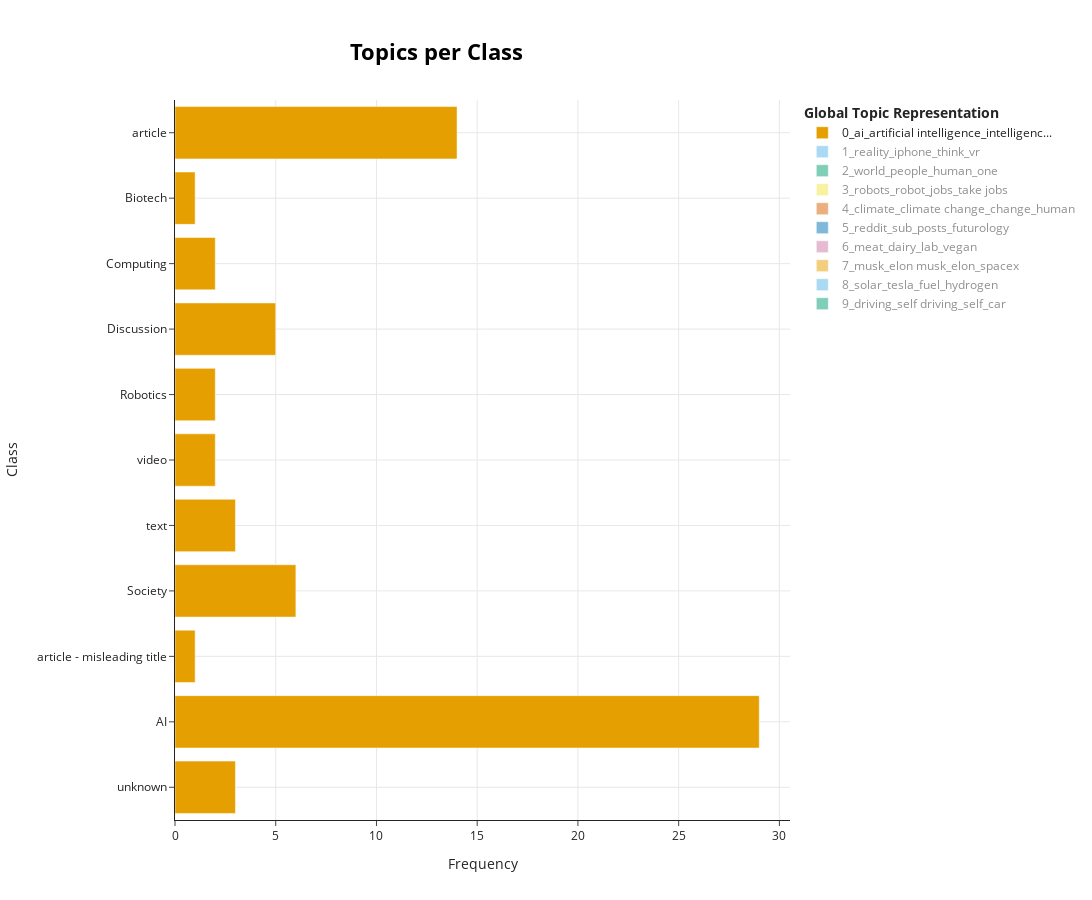

The code cell stored with this chart in its notebook:
### Code cell
topic_model.visualize_topics_per_class(topics_per_class)

### Figure 1 — Plotly figure (JSON) as saved in the notebook; plotly's stock layout.template omitted (floating-point values rounded to 4 significant figures)
{"data": [{"hoverinfo": "text", "hovertext": ["<b>Topic 0</b><br>Words: so obvious, everyone listen, happens artificial, troubled, troubled people", "<b>Topic 0</b><br>Words: artificial intelligence, artificial, ai, intelligence, algorithms", "<b>Topic 0</b><br>Words: human limitations, unlock human, google ai, future unlock, ai outperforming", "<b>Topic 0</b><br>Words: ai, be, future, be end, techno racism", "<b>Topic 0</b><br>Words: ai, intelligence, analytical, artificial intelligence, human", "<b>Topic 0</b><br>Words: peoples, ai, simulate peoples, unable see, becoming norm", "<b>Topic 0</b><br>Words: ai, enough scale, scaling, equipped ai, equipped", "<b>Topic 0</b><br>Words: ai, intelligence, smarter, artificial intelligence, tasks", "<b>Topic 0</b><br>Words: clip, https, ai, watching, related", "<b>Topic 0</b><br>Words: affected racial, health care, millions black, people affected, care algorithms", "<b>Topic 0</b><br>Words: intelligence, artificial intelligence, artificial, ai, them"], "marker": {"color": "#E69F00"}, "name": "0_ai_artificial intelligence_intelligenc...", "orientation": "h", "type": "bar", "visible": true, "x": [3, 29, 1, 6, 3, 2, 2, 5, 2, 1, 14], "y": ["unknown", "AI", "article - misleading title", "Society", "text", "video", "Robotics", "Discussion", "Computing", "Biotech", "article"]}, {"hoverinfo": "text", "hovertext": ["<b>Topic 1</b><br>Words: fi movie, technology, movie, sci, sci fi", "<b>Topic 1</b><br>Words: engineers are, real space, creating real, space elevator, are creating", "<b>Topic 1</b><br>Words: assistant, assist first, dead relatives, intelligence gaming, speak dead", "<b>Topic 1</b><br>Words: silicon valley, silicon, valley, coming, progress", "<b>Topic 1</b><br>Words: iphone, google, reality, apple, becoming", "<b>Topic 1</b><br>Words: cables, huge cables, got partners, commercialisation is, think cables", "<b>Topic 1</b><br>Words: phonebloks, upgradable, phone, seen phonebloks, totally upgradable", "<b>Topic 1</b><br>Words: vr, think, phones, phone, thing", "<b>Topic 1</b><br>Words: tv, tv channels, channels, apple, vr", "<b>Topic 1</b><br>Words: valley quest, forever benefit, quest live, quest, humanity whole", "<b>Topic 1</b><br>Words: reality, virtual reality, virtual, less, depressing"], "marker": {"color": "#56B4E9"}, "name": "1_reality_iphone_think_vr", "orientation": "h", "type": "bar", "visible": "legendonly", "x": [6, 1, 3, 5, 6, 2, 5, 8, 8, 1, 6], "y": ["unknown", "Space", "AI", "Society", "text", "Energy", "video", "Discussion", "Computing", "Biotech", "article"]}, {"hoverinfo": "text", "hovertext": ["<b>Topic 2</b><br>Words: cities, world, economic, output, countries", "<b>Topic 2</b><br>Words: western, scientific, technological advancement, fermi, fermi paradox", "<b>Topic 2</b><br>Words: people, world, tech, civilization, poor", "<b>Topic 2</b><br>Words: people, robots, ubi, elysium, fuck", "<b>Topic 2</b><br>Words: world, people, human, one, never", "<b>Topic 2</b><br>Words: trees, cabinets idea, agriculture carbon, speeds excess, mph idea", "<b>Topic 2</b><br>Words: world, russia, people, cities, soviet", "<b>Topic 2</b><br>Words: people, probably, poor, decent, iq"], "marker": {"color": "#009E73"}, "name": "2_world_people_human_one", "orientation": "h", "type": "bar", "visible": "legendonly", "x": [3, 1, 8, 1, 24, 1, 8, 2], "y": ["unknown", "Space", "Society", "text (elysium spoilers)", "text", "Environment", "Discussion", "Economics"]}, {"hoverinfo": "text", "hovertext": ["<b>Topic 3</b><br>Words: robot, jobs, robots, anarcho capitalisms, new robot", "<b>Topic 3</b><br>Words: jobs create, ai take, new ones, create new, take jobs", "<b>Topic 3</b><br>Words: robots, automation, are, jobs, killer", "<b>Topic 3</b><br>Words: robots, hear, basic income, jobs, basic", "<b>Topic 3</b><br>Words: kuka, robot, man, machine, timoboll", "<b>Topic 3</b><br>Words: all jobs, robots will, don believe, say don, eat all", "<b>Topic 3</b><br>Words: robot, robots, jobs, wage, minimum wage", "<b>Topic 3</b><br>Words: asimov, harm, robots, robot, first", "<b>Topic 3</b><br>Words: discussion aware, top comments, say theory, encourage, encourage informed", "<b>Topic 3</b><br>Words: robots, robot, jobs, take jobs, take"], "marker": {"color": "#F0E442"}, "name": "3_robots_robot_jobs_take jobs", "orientation": "h", "type": "bar", "visible": "legendonly", "x": [5, 1, 4, 1, 4, 1, 13, 1, 1, 14], "y": ["unknown", "AI", "Society", "text", "video", "blog", "Robotics", "Discussion", "meta", "article"]}, {"hoverinfo": "text", "hovertext": ["<b>Topic 4</b><br>Words: climate, human, increasingly, computers, personality", "<b>Topic 4</b><br>Words: year, faster, occured, spent earth, budget", "<b>Topic 4</b><br>Words: climate, earth into, climate getting, bothered climate, policies could", "<b>Topic 4</b><br>Words: climate, goals economic, denial, even gold, meet paris", "<b>Topic 4</b><br>Words: venus project, is venus, venus, project, is", "<b>Topic 4</b><br>Words: climate, climate change, change, global, soil", "<b>Topic 4</b><br>Words: climate, https, https www, www, com", "<b>Topic 4</b><br>Words: capitalism have, got stomach, have got, requires end, end capitalism", "<b>Topic 4</b><br>Words: looming issues, civilisation, think civilisation, issues climate, civilisation survive", "<b>Topic 4</b><br>Words: trump looks, looks disaster, disaster planet, way donald, disaster"], "marker": {"color": "#D55E00"}, "name": "4_climate_climate change_change_human", "orientation": "h", "type": "bar", "visible": "legendonly", "x": [3, 1, 2, 2, 1, 17, 5, 1, 1, 1], "y": ["unknown", "other", "Society", "Energy", "video", "Environment", "Discussion", "Economics", "Rule 2 - Future focus", "article"]}, {"hoverinfo": "text", "hovertext": ["<b>Topic 5</b><br>Words: not ok, is not, opinion is, ok, opinion", "<b>Topic 5</b><br>Words: black, nuanced black, consistently thought, provoking, subscribe explores", "<b>Topic 5</b><br>Words: reddit, sub, future, community, posts", "<b>Topic 5</b><br>Words: are true, true yet, facts are, buzzfeed facts, buzzfeed", "<b>Topic 5</b><br>Words: around anywhere, earth largest, largest subreddit, subreddit apply, game earth", "<b>Topic 5</b><br>Words: sub, reddit, posts, https, ideas", "<b>Topic 5</b><br>Words: futurology, sub, posts, subreddits, flairs", "<b>Topic 5</b><br>Words: journal, aal, ideas aal, most erudite, new journal"], "marker": {"color": "#0072B2"}, "name": "5_reddit_sub_posts_futurology", "orientation": "h", "type": "bar", "visible": "legendonly", "x": [1, 2, 12, 1, 1, 11, 5, 1], "y": ["AI", "Society", "text", "video", "Environment", "Discussion", "meta", "article"]}, {"hoverinfo": "text", "hovertext": ["<b>Topic 6</b><br>Words: food packaging, future food, packaging, food, future", "<b>Topic 6</b><br>Words: top chef, veganism, add water, necessary change, just add", "<b>Topic 6</b><br>Words: meat, dairy, obsolete, vegan, animal", "<b>Topic 6</b><br>Words: cost lab, grown burger, burger patty, drops, patty", "<b>Topic 6</b><br>Words: world went, future vegan, says future, went vegetarian, trek says", "<b>Topic 6</b><br>Words: vertical farms, let make, do make, make clear, farms do", "<b>Topic 6</b><br>Words: meat, dairy, planet, are, lab", "<b>Topic 6</b><br>Words: meat, filet, daily update, grow cattle, next meat", "<b>Topic 6</b><br>Words: meat, milk, grown meat, lab grown, lab", "<b>Topic 6</b><br>Words: camp, tongues tool, using invisible, sugar foods, sugar"], "marker": {"color": "#CC79A7"}, "name": "6_meat_dairy_lab_vegan", "orientation": "h", "type": "bar", "visible": "legendonly", "x": [1, 2, 7, 1, 2, 1, 7, 3, 5, 1], "y": ["image", "unknown", "Society", "article - sensationalism", "video", "blog", "Environment", "Discussion", "Biotech", "article"]}, {"hoverinfo": "text", "hovertext": ["<b>Topic 7</b><br>Words: musk, elon musk, elon, spacex, is", "<b>Topic 7</b><br>Words: elon musk, musk, elon, spacex, spacex starship", "<b>Topic 7</b><br>Words: musk, elon musk, elon, security, musk openai", "<b>Topic 7</b><br>Words: elon musk, elon, musk, journalism, kara swisher", "<b>Topic 7</b><br>Words: musk, elon musk, elon, trump, rico", "<b>Topic 7</b><br>Words: rocket race, beats elon, spacex reusable, bezos beats, reusable", "<b>Topic 7</b><br>Words: elon musk, elon, musk, slam, cold hard", "<b>Topic 7</b><br>Words: invented bitcoin, now linked, mystery who, linked mystery, who invented", "<b>Topic 7</b><br>Words: musk, elon musk, elon, hyperloop, delete humans"], "marker": {"color": "#E69F00"}, "name": "7_musk_elon musk_elon_spacex", "orientation": "h", "type": "bar", "visible": "legendonly", "x": [10, 6, 4, 2, 1, 1, 2, 1, 3], "y": ["unknown", "Space", "AI", "Society", "Discussion", "MISLEADING TITLE", "Transport", "Economics", "article"]}, {"hoverinfo": "text", "hovertext": ["<b>Topic 8</b><br>Words: eugenicist, eugenicist eliminating, nikola tesla, nikola, eliminating undesirables", "<b>Topic 8</b><br>Words: powered cars, forget evs, are here, evs solar, cars are", "<b>Topic 8</b><br>Words: wind, solar, evs, hydrogen, fuel future", "<b>Topic 8</b><br>Words: fuel, solar, cars, lead, tesla", "<b>Topic 8</b><br>Words: blah, solar, tesla, blah blah, destroy", "<b>Topic 8</b><br>Words: hydrogen, tesla, hydrogen cars, auto, fuel", "<b>Topic 8</b><br>Words: solar, tesla, solar car, car, power"], "marker": {"color": "#56B4E9"}, "name": "8_solar_tesla_fuel_hydrogen", "orientation": "h", "type": "bar", "visible": "legendonly", "x": [1, 1, 7, 3, 2, 5, 9], "y": ["unknown", "Society", "Energy", "Environment", "Discussion", "Transport", "article"]}, {"hoverinfo": "text", "hovertext": ["<b>Topic 9</b><br>Words: going right, ama going, vehicles happen, renault nissan, title ceo", "<b>Topic 9</b><br>Words: driving, become antisocial, ethics self, city become, antisocial", "<b>Topic 9</b><br>Words: driving, self driving, self, cars, traffic", "<b>Topic 9</b><br>Words: car, driving, self driving, vehicles, road", "<b>Topic 9</b><br>Words: self driving, driving, self, car, vehicles", "<b>Topic 9</b><br>Words: car, self driving, driving, self, driving cars"], "marker": {"color": "#009E73"}, "name": "9_driving_self driving_self_car", "orientation": "h", "type": "bar", "visible": "legendonly", "x": [1, 2, 2, 2, 12, 7], "y": ["reddit", "unknown", "text", "Discussion", "Transport", "article"]}], "layout": {"height": 900, "hoverlabel": {"bgcolor": "white", "font": {"family": "Rockwell", "size": 16}}, "legend": {"title": {"text": "<b>Global Topic Representation"}}, "title": {"font": {"color": "Black", "size": 22}, "text": "<b>Topics per Class", "x": 0.4, "xanchor": "center", "y": 0.95, "yanchor": "top"}, "width": 1250, "xaxis": {"showgrid": true, "title": {"text": "Frequency"}}, "yaxis": {"showgrid": true, "title": {"text": "Class"}}}}
